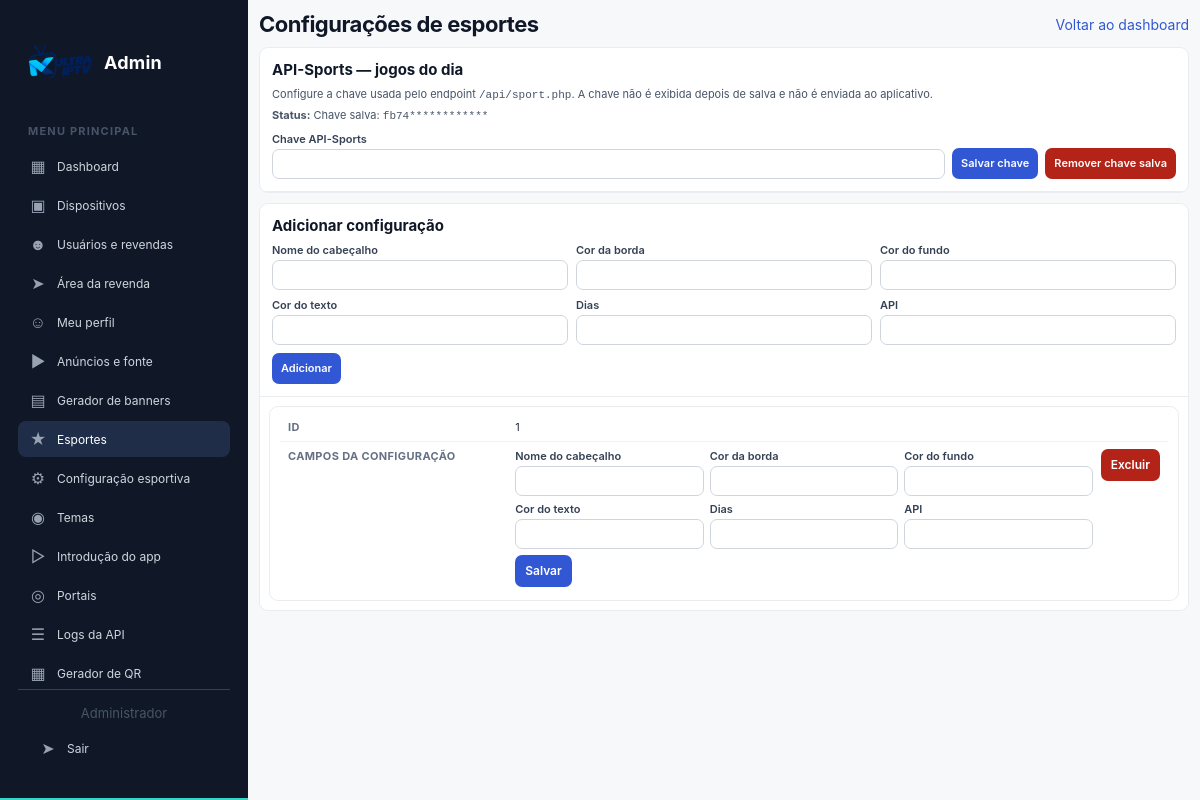
Page /admin/sports.php (signed in) on the committed database.
### tables this page shows
CREATE TABLE app_settings (
            setting_key TEXT PRIMARY KEY,
            setting_value TEXT NOT NULL DEFAULT ''
        );

CREATE TABLE sports (
            id INTEGER PRIMARY KEY AUTOINCREMENT,
            header_n TEXT,
            border_c TEXT,
            background_c TEXT,
            text_c TEXT,
            days TEXT,
            api TEXT
        );

### api/includes/db.php (called while the page is built, shortened)
<?php
function getDB(): PDO
{
    static $db = null;
    if ($db instanceof PDO) {
        return $db;
    }
    $directory = __DIR__ . '/../db';
    $dbPath = $directory . '/.ansdb.db';
    $db = new PDO('sqlite:' . $dbPath);
    $db->setAttribute(PDO::ATTR_ERRMODE, PDO::ERRMODE_EXCEPTION);
    $db->setAttribute(PDO::ATTR_DEFAULT_FETCH_MODE, PDO::FETCH_ASSOC);
    $db->exec('PRAGMA foreign_keys = ON');
    $db->exec('PRAGMA busy_timeout = 5000');
    return $db;
}
function getSports(PDO $db): array
{
    return $db->query('SELECT id, header_n, border_c, background_c, text_c, days, api FROM sports ORDER BY id DESC')->fetchAll();
}
function getPublicBaseUrl(): string
{
    $host = trim((string) ($_SERVER['HTTP_HOST'] ?? ''));
    $hostParts = $host !== '' ? parse_url('//' . $host) : false;
    $hostname = is_array($hostParts) ? (string) ($hostParts['host'] ?? '') : '';
    $port = is_array($hostParts) ? ($hostParts['port'] ?? null) : null;
    $validHostname = filter_var($hostname, FILTER_VALIDATE_IP) !== false
        || filter_var($hostname, FILTER_VALIDATE_DOMAIN, FILTER_FLAG_HOSTNAME) !== false;
    if ($validHostname && ($port === null || ($port >= 1 && $port <= 65535))) {
        $forwardedScheme = strtolower(trim(explode(',', (string) ($_SERVER['HTTP_X_FORWARDED_PROTO'] ?? ''))[0]));
        if (in_array($forwardedScheme, ['http', 'https'], true)) {
            $scheme = $forwardedScheme;
        } else {
            $scheme = (!empty($_SERVER['HTTPS']) && strtolower((string) $_SERVER['HTTPS']) !== 'off')
                || (int) ($port ?? 0) === 443
                ? 'https'
                : 'http';
        }
        $scriptName = str_replace('\\', '/', (string) ($_SERVER['SCRIPT_NAME'] ?? ''));
        $scriptName = '/' . ltrim(parse_url($scriptName, PHP_URL_PATH) ?: '', '/');
        $basePath = rtrim(str_replace('\\', '/', dirname($scriptName)), '/');
        foreach (['/admin/', '/api/', '/reseller/', '/banner/'] as $applicationPath) {
            $position = stripos($scriptName, $applicationPath);
            if ($position !== false) {
                $basePath = rtrim(substr($scriptName, 0, $position), '/');
                break;
            }
        }
        $authorityHost = str_contains($hostname, ':') ? '[' . $hostname . ']' : $hostname;
        $authority = $authorityHost . ($port === null ? '' : ':' . $port);
        return $scheme . '://' . $authority . $basePath;
    }
    throw new RuntimeException('Não foi possível determinar o domínio público da requisição. Configure IBO_PUBLIC_URL com uma URL HTTP ou HTTPS válida.');
}

### api/includes/branding.php (called while the page is built, shortened)
<?php
function getDefaultApkBrandingPath(PDO $db, string $field): string
{
    $settings = [
        'logo' => 'apk_default_logo',
        'background_image' => 'apk_default_background',
    ];
    $statement = $db->prepare('SELECT setting_value FROM app_settings WHERE setting_key = ?');
    $statement->execute([$settings[$field]]);
    $configuredPath = $statement->fetchColumn();
    if ($configuredPath !== false) {
        return validateApkBrandingPath((string) $configuredPath, $field);
    }
    $adminStatement = $db->prepare(
        'SELECT "' . $field . '" FROM users WHERE COALESCE(admin, 0) = 1 ORDER BY id ASC LIMIT 1'
    );
    $adminStatement->execute();
    return validateApkBrandingPath((string) ($adminStatement->fetchColumn() ?: ''), $field);
}
function validateApkBrandingPath(string $path, string $field): string
{
    $directory = $field === 'logo' ? 'branding' : 'backgrounds';
    $path = trim($path);
    $pattern = '~^/uploads/' . $directory . '/[A-Za-z0-9._-]+\.(?:png|jpg|webp)$~iD';
    return preg_match($pattern, $path) === 1 ? $path : '';
}

### admin/sports.php (the view, shortened to what this page needs)
<?php
require_once __DIR__ . '/../api/includes/db.php';
$db = getDB();
$fields = ['header_n', 'border_c', 'background_c', 'text_c', 'days', 'api'];
$labels = [
    'header_n' => 'Nome do cabeçalho',
    'border_c' => 'Cor da borda',
    'background_c' => 'Cor do fundo',
    'text_c' => 'Cor do texto',
    'days' => 'Dias',
    'api' => 'API',
];
$sports = getSports($db);
$apiKeySetting = $db->prepare("SELECT setting_value FROM app_settings WHERE setting_key = 'api_sports_key'");
$apiKeySetting->execute();
$storedApiKey = trim((string) ($apiKeySetting->fetchColumn() ?: ''));
$hasStoredApiKey = $storedApiKey !== '';
$hasEnvironmentApiKey = trim((string) (getenv('API_SPORTS_KEY') ?: '')) !== '';
$maskedStoredApiKey = $hasStoredApiKey
    ? substr($storedApiKey, 0, 4) . str_repeat('*', 12)
    : '';
?>
<!DOCTYPE html>
<html lang="pt-BR">
<head>
    <link rel="stylesheet" href="assets/panel.css">
</head>
<body class="admin-page sports-admin-page">
<?php require __DIR__ . '/navigation.php'; ?>
<main>
    <header class="top">
        <h1>Configurações de esportes</h1>
        <a href="index.php">Voltar ao dashboard</a>
    </header>
    <section class="panel">
        <div class="section">
            <h2>API-Sports — jogos do dia</h2>
            <p>Configure a chave usada pelo endpoint <code>/api/sport.php</code>. A chave não é exibida depois de salva e não é enviada ao aplicativo.</p>
            <p><strong>Status:</strong>
                <?php if ($hasEnvironmentApiKey): ?>
                    Chave configurada (variável do servidor)
                <?php elseif ($hasStoredApiKey): ?>
                    Chave salva: <code><?= htmlspecialchars($maskedStoredApiKey, ENT_QUOTES, 'UTF-8') ?></code>
                <?php else: ?>
                    Chave não configurada
                <?php endif; ?>
            </p>
            <div class="api-key-actions">
            <form class="api-key-form" method="post">
                <label for="api-sports-key">Chave API-Sports
                    <input id="api-sports-key" type="password" name="api_sports_key" maxlength="255" autocomplete="new-password" required>
                </label>
                <button class="submit" type="submit">Salvar chave</button>
            </form>
            <?php if ($hasStoredApiKey): ?>
                <form class="api-key-clear" method="post" onsubmit="return confirm('Remover a chave da API-Sports?');">
                    <button class="danger" type="submit">Remover chave salva</button>
                </form>
            <?php endif; ?>
            </div>
        </div>
    </section>
    <section class="panel">
        <div class="section">
            <h2>Adicionar configuração</h2>
            <form method="post">
                <div class="fields">
                    <?php foreach ($fields as $field): ?>
                        <label><?= htmlspecialchars($labels[$field], ENT_QUOTES, 'UTF-8') ?>
                            <input type="text" name="<?= $field ?>" maxlength="255">
                        </label>
                    <?php endforeach; ?>
                </div>
                <button class="submit" type="submit">Adicionar</button>
            </form>
        </div>
        <div class="table-wrap">
            <table>
                <tbody>
                <?php if ($sports === []): ?>
                    <tr><td class="empty" colspan="2">Nenhuma configuração cadastrada ainda.</td></tr>
                <?php else: ?>
                    <?php foreach ($sports as $sport): ?>
                        <tr>
                            <td><?= (int) $sport['id'] ?></td>
                            <td>
                              <div class="edit-row">
                                <form class="edit" method="post">
                                    <div class="edit-grid">
                                        <?php foreach ($fields as $field): ?>
                                            <label><?= htmlspecialchars($labels[$field], ENT_QUOTES, 'UTF-8') ?>
                                                <input type="text" name="<?= $field ?>" maxlength="255" value="<?= htmlspecialchars((string) ($sport[$field] ?? ''), ENT_QUOTES, 'UTF-8') ?>">
                                            </label>
                                        <?php endforeach; ?>
                                    </div>
                                    <div class="edit-actions">
                                        <button type="submit">Salvar</button>
                                    </div>
                                </form>
                                <form method="post" onsubmit="return confirm('Excluir esta configuração?');">
                                    <button class="danger" type="submit">Excluir</button>
                                </form>
                              </div>
                            </td>
                        </tr>
                    <?php endforeach; ?>
                <?php endif; ?>
                </tbody>
            </table>
        </div>
    </section>
</main>
</body>
</html>

### admin/navigation.php (shortened to what this page needs)
<?php
require_once __DIR__ . '/../api/includes/db.php';
require_once __DIR__ . '/../api/includes/branding.php';
$adminRoute = basename($_SERVER['SCRIPT_NAME'] ?? '');
$activeRoute = !empty($isBannerGeneratorPage)
    ? 'banner_generator.php'
    : (in_array($adminRoute, ['device_edit.php', 'device_view.php'], true) ? 'devices.php' : $adminRoute);
$adminNavPrefix = !empty($isBannerGeneratorPage) ? '../admin/' : '';
$adminLogoPath = getDefaultApkBrandingPath(getDB(), 'logo');
$adminLogoUrl = $adminLogoPath === '' ? '' : getPublicBaseUrl() . $adminLogoPath;
$adminLogoAlt = 'Logo padrão do IBO Admin';
$adminLinks = [
    ['index.php', 'Dashboard', '&#9638;'],
    ['devices.php', 'Dispositivos', '&#9635;'],
    ['users.php', 'Usuários e revendas', '&#9787;'],
    ['../reseller/login.php', 'Área da revenda', '&#10148;'],
    ['profile.php', 'Meu perfil', '&#9786;'],
    ['ads.php', 'Anúncios e fonte', '&#9654;'],
    ['../banner/', 'Gerador de banners', '&#9636;'],
    ['sports.php', 'Esportes', '&#9733;'],
    ['sportconfira.php', 'Configuração esportiva', '&#9881;'],
    ['themes.php', 'Temas', '&#9673;'],
    ['intro.php', 'Introdução do app', '&#9655;'],
    ['portals.php', 'Portais', '&#9678;'],
    ['api_logs.php', 'Logs da API', '&#9776;'],
    ['qrcode.php', 'Gerador de QR', '&#9638;'],
    ['pix.php', 'Pix e ativações', '&#36;'],
];
?>
<link rel="stylesheet" href="<?= htmlspecialchars($adminNavPrefix, ENT_QUOTES, 'UTF-8') ?>assets/panel.css?v=admin-logo-size-20261025-6">
<aside class="admin-nav">
    <div class="admin-brand"><span class="admin-brand-mark"><?php if ($adminLogoUrl !== ''): ?><img src="<?= htmlspecialchars($adminLogoUrl, ENT_QUOTES, 'UTF-8') ?>" alt="<?= $adminLogoAlt ?>"><?php else: ?>IB<?php endif; ?></span><span>Admin</span></div>
    <p class="admin-nav-label">Menu principal</p>
    <nav class="admin-nav-links" id="admin-nav-links" aria-label="Menu principal">
        <?php foreach ($adminLinks as [$href, $label, $icon]): ?>
            <?php
            $active = !empty($isBannerGeneratorPage)
                ? $href === '../banner/'
                : $href === $activeRoute;
            $linkHref = !empty($isBannerGeneratorPage) && $href === '../banner/'
                ? '../banner/'
                : (!empty($isBannerGeneratorPage) && !str_starts_with($href, '../')
                    ? $adminNavPrefix . $href
                    : $href);
            ?>
            <a href="<?= htmlspecialchars($linkHref, ENT_QUOTES, 'UTF-8') ?>"<?= $active ? ' class="active" aria-current="page"' : '' ?>>
                <span class="admin-nav-icon"><?= $icon ?></span><?= htmlspecialchars($label, ENT_QUOTES, 'UTF-8') ?>
            </a>
        <?php endforeach; ?>
    </nav>
    <div class="admin-nav-footer">
        <small>Administrador</small>
        <a href="<?= htmlspecialchars($adminNavPrefix, ENT_QUOTES, 'UTF-8') ?>logout.php"><span class="admin-nav-icon">&#10148;</span>Sair</a>
    </div>
</aside>

### admin/sports.php (style rules this page uses)
* { box-sizing: border-box; }
body { margin: 0; padding: 32px 16px; background: #f7f8fa; color: #1d2939; font: 14px "Segoe UI", Arial, sans-serif; }
main { max-width: 1050px; margin: auto; }
.top { display: flex; justify-content: space-between; align-items: center; gap: 12px; margin-bottom: 22px; }
h1 { margin: 0; color: #101828; font-size: 26px; }
h2 { margin: 0 0 15px; font-size: 17px; }
a { color: #3157d5; text-decoration: none; }
.panel { overflow: hidden; border: 1px solid #eaecf0; border-radius: 10px; background: #fff; }
.section { padding: 20px; border-bottom: 1px solid #eaecf0; }
.fields { display: grid; grid-template-columns: repeat(3, minmax(0, 1fr)); gap: 12px; }
label { display: block; color: #475467; font-size: 12px; }
input { display: block; width: 100%; min-width: 0; margin-top: 5px; padding: 9px 10px; border: 1px solid #d0d5dd; border-radius: 6px; font: inherit; }
button { padding: 9px 12px; border: 0; border-radius: 6px; background: #3157d5; color: #fff; cursor: pointer; font: inherit; }
button.danger { background: #b42318; }
.submit { margin-top: 14px; }
table { width: 100%; border-collapse: collapse; }
th, td { padding: 12px; border-bottom: 1px solid #eaecf0; text-align: left; vertical-align: top; }
.edit-row { display: flex; align-items: flex-start; gap: 10px; }
td form.edit { min-width: 620px; }
.edit-grid { display: grid; grid-template-columns: repeat(3, minmax(0, 1fr)); gap: 8px; }
.edit-actions { display: flex; gap: 8px; margin-top: 8px; }
.table-wrap { overflow-x: auto; }

### admin/navigation.php (style rules this page uses)
body.admin-page button, body.admin-page input[type="submit"], body.admin-page input[type="button"], body.admin-page a.button, body.admin-page a.btn, body.admin-page [role="button"] { background-color: #3157d5 !important; color: #fff !important; -webkit-text-fill-color: #fff; font-weight: 600; opacity: 1; text-shadow: none; }
body.admin-page button, body.admin-page input[type="submit"], body.admin-page input[type="button"], body.admin-page a.button, body.admin-page a.btn, body.admin-page [role="button"] { -webkit-text-fill-color: #fff !important; color: #fff !important; text-shadow: none !important; }
body.admin-page button.danger, body.admin-page button.delete, body.admin-page button.reject, body.admin-page button.btn-danger, body.admin-page a.button.danger, body.admin-page a.btn-danger { background-color: #b42318 !important; color: #fff !important; -webkit-text-fill-color: #fff; }

### rows in the picture
app_settings: setting_value (picture)
app_settings: setting_value "fb74************"
sports: id "1", field "Nome do cabeçalho", field "Cor da borda", field "Cor do fundo", field "Cor do texto", field "Dias", field "API"

### other values in the picture
$icon "▦"
$label "Dashboard"
$icon "▣"
$label "Dispositivos"
$icon "☻"
$label "Usuários e revendas"
$icon "➤"
$label "Área da revenda"
$icon "☺"
$label "Meu perfil"
$icon "▶"
$label "Anúncios e fonte"
$icon "▤"
$label "Gerador de banners"
$icon "★"
